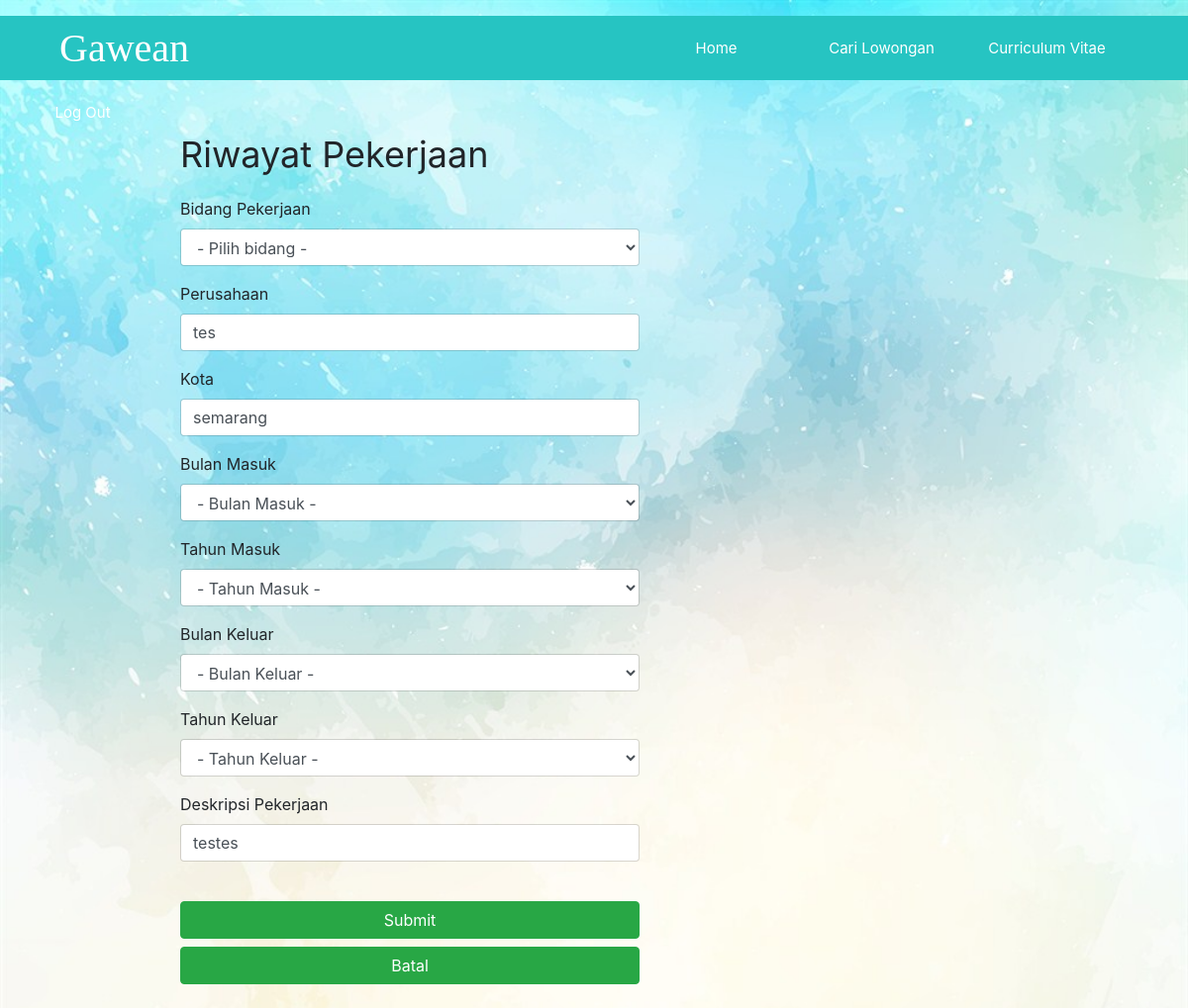
Screenshot of /edit_pekerjaan.php (signed in) with the database file from the repository.
### tables this page shows
CREATE TABLE `riwayat_pekerjaan` (
  `idriwayat_pekerjaan` int(7) NOT NULL,
  `idpencaker` varchar(20) NOT NULL,
  `idbidang` int(7) NOT NULL,
  `perusahaan` varchar(20) NOT NULL,
  `kota` varchar(20) NOT NULL,
  `bln_masuk` varchar(10) NOT NULL,
  `thn_masuk` varchar(10) NOT NULL,
  `bln_lulus` varchar(10) NOT NULL,
  `thn_lulus` varchar(10) NOT NULL,
  `deskripsi_pekerjaan` varchar(100) NOT NULL
);

### edit_pekerjaan.php (the view, shortened to what this page needs)
<?php require_once "head.php";
$con=mysqli_connect("localhost","root","","test") or die ("could not connect to mysql");
$idpencaker=$_SESSION['idpencaker'];
$edit = mysqli_query($con, "SELECT * FROM riwayat_pekerjaan WHERE idpencaker='$idpencaker'");
$r = mysqli_fetch_array($edit)
?>
<!DOCTYPE html>
<html lang="en">
<head>
    <link rel="stylesheet" href="style/bootstrap.min.css" />
</head>
<body class="bg-light">
<div class="container mt-5">
    <div class="row">
        <div class="col-md-6">
        <p>Riwayat Pekerjaan</p>
        <form id="formRegistration" action="proseseditpekerjaan.php" method="POST">
             <div class="form-group">
                <label for="idbidang">Bidang Pekerjaan</label>
                <select name="idbidang" class="form-control">
				<?php
				echo "<option value='belum milih' selected>- Pilih bidang -</option>";
				?>
            </select>
            </div>
			<div class="form-group">
                <label for="perusahaan">Perusahaan</label>
                <input class="form-control" type="text" name="perusahaan" value="<?php echo $r['perusahaan'];?>" />
            </div>
            <div class="form-group">
                <label for="kota">Kota</label>
                <input class="form-control" type="text" name="kota" value="<?php echo $r['kota'];?>"/>
            </div>
             <div class="form-group">
                <label for="bln_masuk">Bulan Masuk</label>
                <select name="bln_masuk" class="form-control">
                <option value="">- Bulan Masuk -</option>
            </select>
            </div>
            <div class="form-group">
                <label for="thn_masuk">Tahun Masuk</label>
                <select name="thn_masuk" class="form-control">
                <option value="">- Tahun Masuk -</option>
                </select>
            </div>
            <div class="form-group">
                <label for="bln_lulus">Bulan Keluar</label>
                <select name="bln_lulus" class="form-control">
                <option value="">- Bulan Keluar -</option>
            </select>
            </div>
            <div class="form-group">
                <label for="thn_lulus">Tahun Keluar</label>
                <select name="thn_lulus" class="form-control">
                <option value="">- Tahun Keluar -</option>
                </select>
            </div>
            <div class="form-group">
                <label for="deskripsi_pekerjaan">Deskripsi Pekerjaan</label><br />
                <input class="form-control" name="deskripsi_pekerjaan" size="100" type="text" value="<?php echo $r['deskripsi_pekerjaan'];?>" />
            </div><br />
            <input type="submit" class="btn btn-success btn-block" name="riwayat_pekerjaan" value="Submit" />
            <input type="button" class="btn btn-success btn-block" name="riwayat_pekerjaan" value="Batal" onclick="location.href='cv.php';"/><br />
        </form>
		</div>
    </div>
    </div>
</body>
</html>

### style/layout.css (style rules this page uses)
* { margin: 0px; padding: 0px; }
body { font-size: 14px; font-family: verdana; }

### edit_pekerjaan.php (style rules this page uses)
p { font-size:36px; }
body { background-image:url(images/p.png); background-size:cover; }

### rows the page displays
riwayat_pekerjaan: perusahaan "tes", kota "semarang", deskripsi_pekerjaan "testes"
